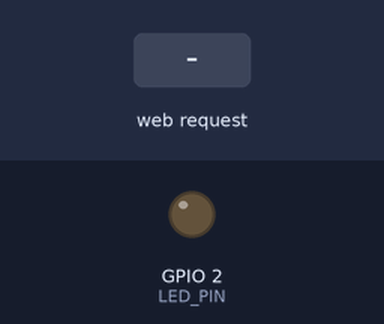
Recording of a program running on a simulated ESP32. Shown: output pins drawn as LEDs (lit = HIGH). The inputs (shaded band) are chosen by the test bench. WiFi joins after 1.5 s; servers stay silent unless stated; what the program prints to the serial monitor is not drawn.

Above: at 2.7 s.
2.8 s: HTTP request GET /led?state=on received
At 3.2 s:
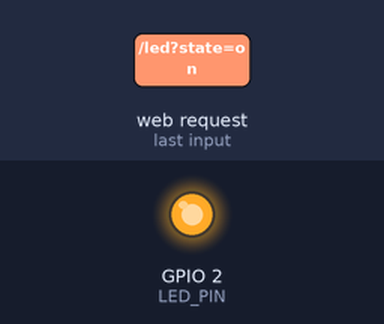
4.3 s: HTTP request GET /led?state=off received
At 5.5 s:
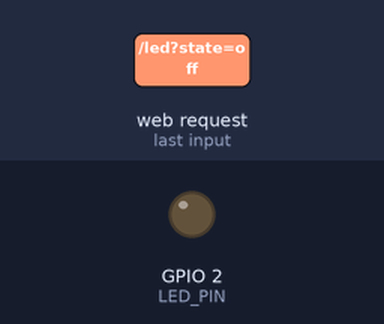
Timing chart, 0 to 7.3 s (numbered marks = the images above; inputs shaded):
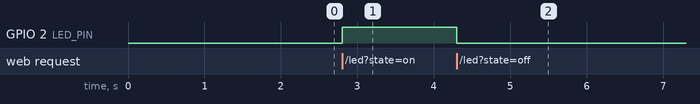

The program:

main.cpp
```cpp
#include <WiFi.h>
#include <WebServer.h>
#define LED_PIN 2
const char *ssid = "your_SSID";
const char *password = "your_PASSWORD";

WebServer server(80);

bool state = false;
void handleRoot();
void switchLed();

void setup()
{
  Serial.begin(115200);
  WiFi.begin(ssid, password);
  pinMode(LED_PIN, OUTPUT);
  digitalWrite(LED_PIN, false);
  Serial.print("Connecting to WiFi");
  while (WiFi.status() != WL_CONNECTED)
  {
    delay(250);
    Serial.print(".");
  }

  Serial.println("WiFi Connected");
  Serial.println(WiFi.localIP());

  server.on("/", handleRoot);
  server.on("/led", switchLed);
  server.begin();
  Serial.println("Start Server!");
}

void loop()
{
  server.handleClient();
}

void handleRoot()
{
  String html = "<html>\
  <head><title>ESP32 LED</title></head>\
  <body>\
  <p> Светодиод сейчас: " +
                String(state ? "ВКЛ" : "ВЫКЛ") + " </p>\
  <a href=\"/led?state=on\"><button>LED ON</button></a>\
  <a href=\"/led?state=off\"><button>LED OFF</button></a>\
  </body>\
  </html>";

  server.send(200, "text/html", html);
}
void switchLed()
{
  if (server.hasArg("state"))
  {
    String value = server.arg("state");
    if (value == "on")
    {
      digitalWrite(LED_PIN, HIGH);
      state = true;
    }
    else if (value == "off")
    {
      digitalWrite(LED_PIN, LOW);
      state = false;
    }
  }
}
```

Measured:
- after the input at 2.8 s, GPIO 2 (LED_PIN): LOW → HIGH at once
- after the input at 4.3 s, GPIO 2 (LED_PIN): HIGH → LOW at once
